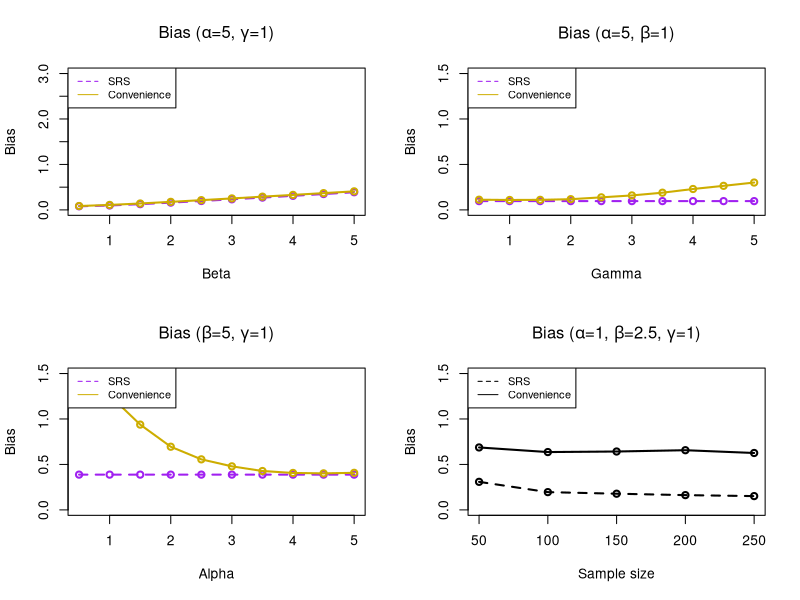

The R source for this figure:

###########  Bias Study ############

#****************************************************************************************
### Simulation study on comparing convenience sampling vs SRS ###
#part(1): function for generating srs; part(2): function for generating convenience sample
#part(3): function for running the simulation by calling functions in part(1) and part(2)
#****************************************************************************************

#part (1)*************************************************************************************
#First, write a function to simulate a simple random sample of size n: (same thing as built-in 'sample' command in R)

srs_samp = function(N, n, z){
           #generate one value from U(0,1) and multiply by N:
           u_N = runif(n = n, min = 0, max = 1)*N
           #now select every u_N th observation in Z:
           y1 = NULL
          for(i in u_N){
             y1 = c(y1, z[i])
            }
           return(y1)
           }

#end of function for simple random sample generation

#part (2)**************************************************************************
#writing a function that will ensure a convenience sample of size n:

conv_samp = function(s, z, N, n){

            #first try to generate sample of size n 
            try_conv_sam1 = function(s,z, N, n){
                            y2 = NULL  
                           for(j in 1:N){
                              if(s[j]==1){
                              y2 = c(y2, z[j])
                               }
            if(length(y2)==n){break} #if sample size=n, stop here (outcome here: sample size is either <n or =n)
               }
            return(y2)
            }
            #if sample size in try_conv_sam1 <= n, then do the follwoing to ensure sample size = n:
            #<= because it makes the while loop get activated to ensure final sample size in n.
            try_conv_sam2 = NULL  
            while(length(try_conv_sam1(s, z, N, n)) <= n){
                   try_conv_sam2 = c(try_conv_sam2, try_conv_sam1(s,z,N,n))
                                  if(length(try_conv_sam2) >n) {break} #stop here 
                        }
            conv_samp_final = try_conv_sam2[1:n] #pick first n (since here, length(try_conv_sam2)>=n)
            return(conv_samp_final)
            }

#*******************************************************************************************
#end of function for convenience sample generation
#*******************************************************************************************

#part (3)*********************************************************************

###function for running simulation NumSim times:

compare_srs_conv = function(NumSim, alpha, beta, gama, theta, N, n){
                   set.seed(100)
                   #creating NULL vectors to store result:
                   y1_bar = NULL
                   y2_bar = NULL
                   z_bar = NULL
                   
                 for(k in 1:NumSim){  
                    
                    #generate population:
                     x = rnorm(n = N, mean = 0, sd = 1) 
                     error = rnorm(n = N, mean = 0, sd = 1)
                     z = theta +  beta*x + error
                     z_bar[k] = sum(theta + beta*x)/N 
                    
                    #generate a srs of size n and calculate mean:
                     y1_bar[k] = mean(srs_samp(N, n, z))
    
                    #generate convenience sample of n and calculate mean:
                     p = exp(alpha + gama*x)/(1+exp(alpha + gama*x))
                     s = rbinom(n = N, size = 1, prob = p)
                     y2_bar[k] = mean(conv_samp(s, z, N, n))
                      }
                      
                   ##final Result (bias, variance, mse )
                   bias_srs =  sum(abs(y1_bar - z_bar))/NumSim
                   bias_conv =  sum(abs(y2_bar - z_bar))/NumSim
                   var_srs = sum( (y1_bar - z_bar)^2 )/NumSim
                   var_conv = sum( (y2_bar - z_bar)^2 )/NumSim
                   mse_srs = var_srs #theoritically bias of sample mean in SRS =0; thus bias^2=0 
                   mse_conv = var_conv #to make comparable to SRS, bias of sample mean set to 0
                   res = cbind(c(bias_srs, bias_conv), c(var_srs, var_conv), c(mse_srs, mse_conv) )
                   colnames(res) = c("Bias", "Variance", "MSE")
                   rownames(res) = c("SRS", "Conv.")
  
                   #relative efficiency (SRS to convenience)
                    re = as.matrix(mse_srs/mse_conv)
                    colnames(re) = "RE"
                    rownames(re) = "MSE_SRS/MSE_CONV"
                    return(list(res, re))
                    }

#****************************************************************************************
#function for running simulation ends
#**************************************************************************************** 
#call the above function (compare_srs_conv) to see the bias, MSE and Relative efficiency:
compare_srs_conv(NumSim = 100, alpha = 0.5, beta = 1, gama =1, theta = 10, N = 5000, n = 100) 
compare_srs_conv(NumSim = 100, alpha = 0.5, beta = 1, gama =1, theta = 10, N = 5000, n = 100)[[2]]
compare_srs_conv(NumSim = 100, alpha = 0.5, beta = 1, gama =1, theta = 10, N = 5000, n = 100)[[1]][,3]


#part (4) **********************************************************************************

#creating plots for BIAS study by changing paramaters (alpha, beta, gamma and sample size)

#setup the graph environment
par(mfrow=c(2,2)) #ignore this if don't want to show all graphs in same plot
ylimit = c(0,1.5) #change upper limit according to obtained results
NumSim = 100 #we used 10000

#******changing beta
Bias_beta = NULL
beta = seq(0.5, 5, by = 0.5) #can be changed 

#first obtain results by changing beta 
for(i in 1:length(beta)){
  Bias_beta = rbind(Bias_beta, compare_srs_conv(NumSim = NumSim, alpha = 5, beta = beta[i], gama =1, theta = 10, N = 5000, n = 100)[[1]][,1])
}

#now plot
plot(beta, Bias_beta[,1], type = "o", ylab = "Bias", xlab = "Beta", col = c("purple"), lty = 2, lwd = 2, ylim =c(0,3),
     main = expression(paste("Bias (", alpha,"=5, ", gamma,"=1)")))
lines(beta, Bias_beta[,2], type = "o", lty=1, lwd = 2, ylim = c(0,4), col = c("gold3"))
legend("topleft", legend=c("SRS", "Convenience"), lty=c(2,1), cex=0.8, col = c("purple", "gold3"))


##******changing gamma
gama = seq(0.5, 5, by = 0.5)
Bias_gama = NULL

for(i in 1:length(gama)){
  Bias_gama = rbind(Bias_gama, compare_srs_conv(NumSim = NumSim, alpha = 5, beta = 1, gama =gama[i], theta = 10, N = 5000, n = 100)[[1]][,1])
}

plot(gama, Bias_gama[,1], type = "o", ylab = "Bias", xlab = "Gamma", col = c("purple"), ylim = ylimit,lty=2,
     main = expression(paste("Bias (", alpha,"=5, ", beta,"=1)")), lwd=2)
lines(gama, Bias_gama[,2], type = "o", lty=1, lwd=2, col = c("gold3"))
legend("topleft", legend=c("SRS", "Convenience"), lty=c(2,1), cex=0.8, col = c("purple", "gold3"))


##*******changing alpha
alpha = seq(0.5, 5, by = 0.5)
Bias_alpha = NULL

for(i in 1:length(alpha)){
  Bias_alpha = rbind(Bias_alpha, compare_srs_conv(NumSim = NumSim, alpha = alpha[i], beta = 5, gama =1, theta = 10, N = 5000, n = 100)[[1]][,1])
}

plot(alpha, Bias_alpha[,1], type = "o", ylab = "Bias", xlab = "Alpha", col = c("purple"), ylim = ylimit, lty=2,
     main = expression(paste("Bias (", beta,"=5, ", gamma,"=1)")),lwd=2)
lines(alpha, Bias_alpha[,2], type = "o", lty=1, lwd=2,col = c("gold3"))
legend("topleft", legend=c("SRS", "Convenience"), lty=c(2,1), cex=0.8, col = c("purple", "gold3"))


#******changing sample size:
n = seq(50, 250, by = 50)
Bias_n = NULL

for(i in 1:length(n)){
  Bias_n = rbind(Bias_n, compare_srs_conv(NumSim = NumSim, alpha = 1, beta = 2.5, gama =1, theta = 10, N = 5000, n = n[i])[[1]][,1])
}

plot(n, Bias_n[,1], type = "o", ylab = "Bias", xlab = "Sample size", ylim = ylimit, lty=2,
     main = expression(paste("Bias (",alpha,"=1, ", beta,"=2.5, ", gamma,"=1)")),lwd=2)
lines(n, Bias_n[,2], type = "o", lty=1, lwd=2)
legend("topleft", legend=c("SRS", "Convenience"), lty=c(2,1), cex=0.8)

#*************************************** END  **************************

#***comment: one can change parameters in the above code to generate all the plots that as shown in the output files.



